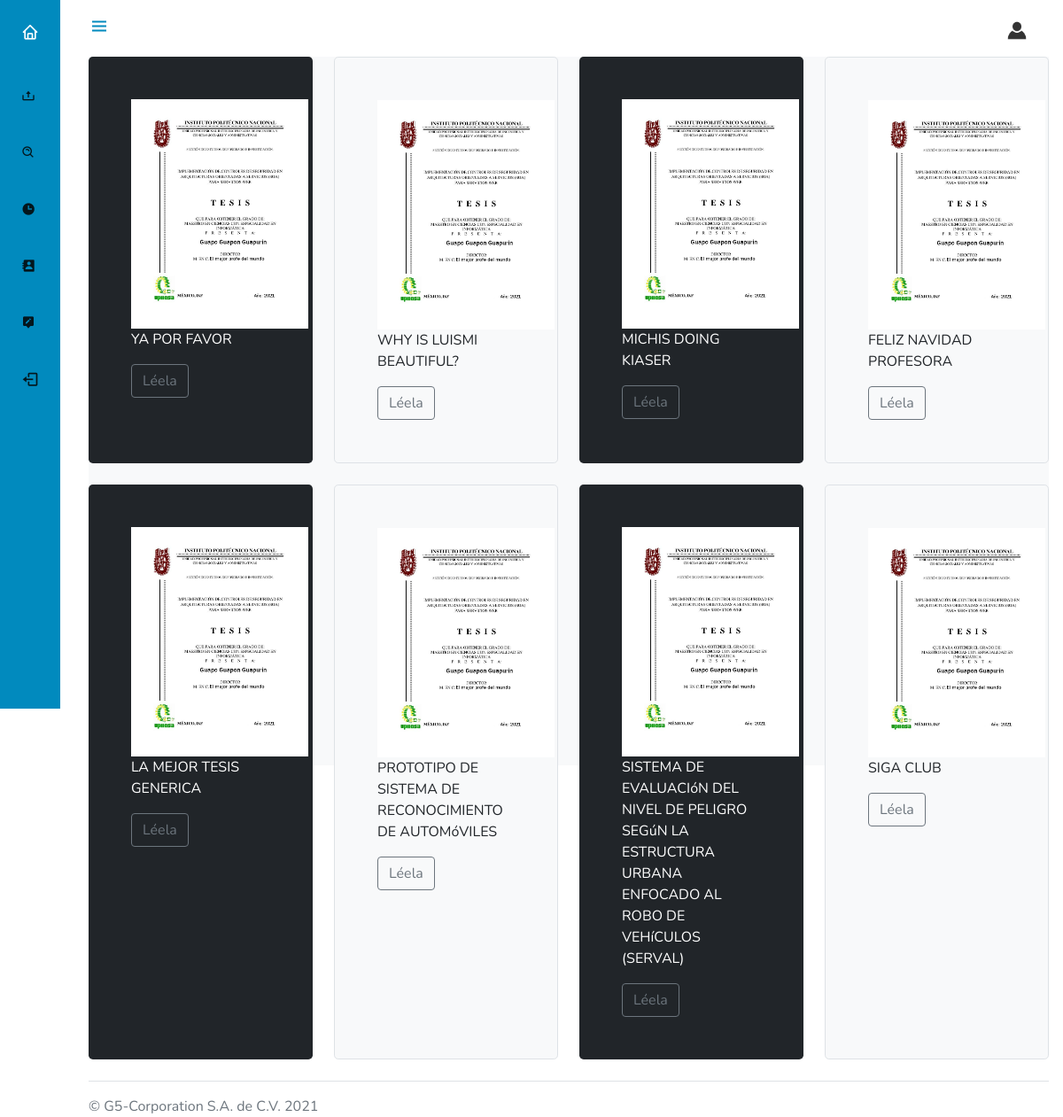
Screenshot of /sesion/recientes.php (signed in) with the database file from the repository.
### tables this page shows
CREATE TABLE `tesis` (
  `id` int(100) NOT NULL,
  `nombre` varchar(200) NOT NULL,
  `escuela` varchar(100) NOT NULL,
  `anio` int(5) NOT NULL,
  `fecha` date NOT NULL,
  `boleta1` int(11) NOT NULL,
  `boleta2` int(11) NOT NULL,
  `boleta3` int(11) NOT NULL,
  `boleta4` int(11) NOT NULL,
  `profe1` varchar(30) NOT NULL,
  `profe2` varchar(30) NOT NULL,
  `cita` varchar(400) NOT NULL,
  `clasificacion` varchar(20) NOT NULL,
  `estado` varchar(20) NOT NULL,
  `link` varchar(400) NOT NULL
);

### sesion/recientes.php (the view, shortened to what this page needs)
<?php
    if(isset($_SESSION["email"]))
    {
        $email = $_SESSION["email"];
        include("../con_db.php");
        $consulta = "SELECT * FROM persona WHERE email = '$email'";
        $resul = mysqli_query($conex, $consulta);
        $filas = mysqli_fetch_row($resul);
        $rol = $filas[3];
    }
    else
    {
        header("location:./../login.php");
    }
    $consulta = "SELECT * FROM tesis";
    $resul = mysqli_query($conex, $consulta);
    $filas = mysqli_fetch_all($resul, MYSQLI_ASSOC);
    $cantidad = mysqli_num_rows($resul);
?>
<!doctype html>
<html>
    <head>
        <link href='https://cdn.jsdelivr.net/npm/bootstrap@5.0.0-beta1/dist/css/bootstrap.min.css' rel='stylesheet'>
        <link href='https://cdn.jsdelivr.net/npm/boxicons@latest/css/boxicons.min.css' rel='stylesheet'>
        <link href='../css/side.css' rel='stylesheet'>
    </head>
    <body oncontextmenu='return false' class='snippet-body'>
    <body id="body-pd">
    <header class="header" id="header">
        <div class="header_toggle"> <i class='bx bx-menu' id="header-toggle"></i> </div>
        <div class="header_img"> <img src="../assets/img/user.jpg" alt=""> </div>
    </header>
    <div class="l-navbar" id="nav-bar">
        <nav class="nav">
            <div> <a href="./index.php" class="nav_logo"> <i class='bx bx-home nav_logo-icon'></i> <span class="nav_logo-name">Inicio</span> </a>
                <div class="nav_list">
                    <a href="./subirtesis.php" class="nav_link"> <i class='bx bx-upload'></i> <span class="nav_name">Sube Tesis</span> </a>
                    <a href="./buscador.php" class="nav_link"> <i class='bx bx-search-alt'></i> <span class="nav_name">Buscar Tesis</span> </a>
                    <a href="./recientes.php" class="nav_link"> <i class='bx bxs-time'></i> <span class="nav_name">Ultimas Tesis</span> </a>
                    <?php
                    if($rol == "Alumno")
                      echo '<a href="alumno.php" class="nav_link"> <i class="bx bxs-contact"></i> <span class="nav_name">Mi Perfil</span> </a>';
                    else
                      echo '<a href="ProfesorTesis.php" class="nav_link"> <i class="bx bxs-contact"></i> <span class="nav_name">Mis tesis</span> </a>';
                    ?>
                    <a href="./propuestas.php" class="nav_link"> <i class='bx bxs-message-alt-edit'></i> <span class="nav_name">Propuestas</span> </a>
            </div> <a href="./cerrarSesion.php?nombreSesion=email" class="nav_link"> <i class='bx bx-log-out nav_icon'></i> <span class="nav_name">Cerrar sesión</span> </a>
        </nav>
    </div>
    <div class="height-100 bg-light">
        <div class="row align-items-md-stretch">
            <div class="col-md-3">
                <div class="h-100 p-5 text-white bg-dark rounded-3">
                <img src="../assets/img/tesislogo.jpg" width="200" class="img-rounded">
                <p>
                    <?php
                        echo $filas[$cantidad-1]["nombre"];
                    ?>
                </p>
                <?php
                    echo "<a href='".$filas[$cantidad-1]["link"]."' class='btn btn-outline-secondary' type='button'>Léela</a>";
                ?>
                </div>
            </div>
            <div class="col-md-3">
                <div class="h-100 p-5 bg-light border rounded-3">
                <img src="../assets/img/tesislogo.jpg" width="200" class="img-rounded">
                <p>
                    <?php
                        echo $filas[$cantidad-2]["nombre"];
                    ?>
                </p>
                <?php
                    echo "<a href='".$filas[$cantidad-2]["link"]."' class='btn btn-outline-secondary' type='button'>Léela</a>";
                ?>
                </div>
            </div>
            <div class="col-md-3">
                <div class="h-100 p-5 text-white bg-dark rounded-3">
                <img src="../assets/img/tesislogo.jpg" width="200" class="img-rounded">
                <p>
                    <?php
                        echo $filas[$cantidad-3]["nombre"];
                    ?>
                </p>
                <?php
                    echo "<a href='".$filas[$cantidad-3]["link"]."' class='btn btn-outline-secondary' type='button'>Léela</a>";
                ?>
                </div>
            </div>
            <div class="col-md-3">
                <div class="h-100 p-5 bg-light border rounded-3">
                <img src="../assets/img/tesislogo.jpg" width="200" class="img-rounded">
                <p>
                    <?php
                        echo $filas[$cantidad-4]["nombre"];
                    ?>
                </p>
                <?php
                    echo "<a href='".$filas[$cantidad-4]["link"]."' class='btn btn-outline-secondary' type='button'>Léela</a>";
                ?>
                </div>
            </div>
        </div>
        <br>
        <div class="row align-items-md-stretch">
            <div class="col-md-3">
                <div class="h-100 p-5 text-white bg-dark rounded-3">
                <img src="../assets/img/tesislogo.jpg" width="200" class="img-rounded">
                <p>
                    <?php
                        echo $filas[$cantidad-5]["nombre"];
                    ?>
                </p>
                <?php
                    echo "<a href='".$filas[$cantidad-5]["link"]."' class='btn btn-outline-secondary' type='button'>Léela</a>";
                ?>
                </div>
            </div>
            <div class="col-md-3">
                <div class="h-100 p-5 bg-light border rounded-3">
                <img src="../assets/img/tesislogo.jpg" width="200" class="img-rounded">
                <p>
                    <?php
                        echo $filas[$cantidad-6]["nombre"];
                    ?>
                </p>
                <?php
                    echo "<a href='".$filas[$cantidad-6]["link"]."' class='btn btn-outline-secondary' type='button'>Léela</a>";
                ?>
                </div>
            </div>
            <div class="col-md-3">
                <div class="h-100 p-5 text-white bg-dark rounded-3">
                <img src="../assets/img/tesislogo.jpg" width="200" class="img-rounded">
                <p>
                    <?php
                        echo $filas[$cantidad-7]["nombre"];
                    ?>
                </p>
                <?php
                    echo "<a href='".$filas[$cantidad-7]["link"]."' class='btn btn-outline-secondary' type='button'>Léela</a>";
                ?>
                </div>
            </div>
            <div class="col-md-3">
                <div class="h-100 p-5 bg-light border rounded-3">
                <img src="../assets/img/tesislogo.jpg" width="200" class="img-rounded">
                <p>
                    <?php
                        echo $filas[$cantidad-8]["nombre"];
                    ?>
                </p>
                <?php
                    echo "<a href='".$filas[$cantidad-8]["link"]."' class='btn btn-outline-secondary' type='button'>Léela</a>";
                ?>
                </div>
            </div>
        </div>
        <footer class="pt-3 mt-4 text-muted border-top">
            &copy; G5-Corporation S.A. de C.V. <?php echo date("Y"); ?>
        </footer>
        </div>
    </body>
</html>

### css/side.css (style rules this page uses)
:root { --header-height: 3rem; --nav-width: 68px; --first-color: #018abe; --first-color-light: #04161d; --white-color: #ffffff; --body-font: 'Nunito', sans-serif; --normal-font-size: 1rem; --z-fixed: 100 }
body { position: relative; margin: var(--header-height) 0 0 0; padding: 0 1rem; font-family: var(--body-font); font-size: var(--normal-font-size); transition: .5s }
a { text-decoration: none }
.header { width: 100%; height: var(--header-height); position: fixed; top: 0; left: 0; display: flex; align-items: center; justify-content: space-between; padding: 0 1rem; background-color: var(--white-color); z-index: var(--z-fixed); transition: .5s }
.header_toggle { color: var(--first-color); font-size: 1.5rem; cursor: pointer }
.header_img { width: 35px; height: 35px; display: flex; justify-content: center; border-radius: 50%; overflow: hidden }
.header_img img { width: 40px }
.l-navbar { position: fixed; top: 0; left: -30%; width: var(--nav-width); height: 100vh; background-color: var(--first-color); padding: .5rem 1rem 0 0; transition: .5s; z-index: var(--z-fixed) }
.nav { height: 100%; display: flex; flex-direction: column; justify-content: space-between; overflow: hidden }
.nav_logo, .nav_link { display: grid; grid-template-columns: max-content max-content; align-items: center; column-gap: 1rem; padding: .5rem 0 .5rem 1.5rem }
.nav_logo { margin-bottom: 2rem }
.nav_logo-icon { font-size: 1.25rem; color: var(--white-color) }
.nav_link { position: relative; color: var(--first-color-light); margin-bottom: 1.5rem; transition: .3s }
.nav_icon { font-size: 1.25rem }
.height-100 { height: 100vh }
@media screen and (min-width: 768px) { body { margin: calc(var(--header-height) + 1rem) 0 0 0; padding-left: calc(var(--nav-width) + 2rem) } }
@media screen and (min-width: 768px) { .header { height: calc(var(--header-height) + 1rem); padding: 0 2rem 0 calc(var(--nav-width) + 2rem) } }
@media screen and (min-width: 768px) { .header_img { width: 40px; height: 40px } }
@media screen and (min-width: 768px) { .header_img img { width: 45px } }
@media screen and (min-width: 768px) { .l-navbar { left: 0; padding: 1rem 1rem 0 0 } }

### rows the page displays
tesis: nombre "YA POR FAVOR"
tesis: nombre "WHY IS LUISMI BEAUTIFUL?"
tesis: nombre "MICHIS DOING KIASER"
tesis: nombre "FELIZ NAVIDAD PROFESORA"
tesis: nombre "LA MEJOR TESIS GENERICA"
tesis: nombre "PROTOTIPO DE SISTEMA DE RECONOCIMIENTO DE AUTOMóVILES"
tesis: nombre "SISTEMA DE EVALUACIóN DEL NIVEL DE PELIGRO SEGúN LA ESTRUCTURA URBANA ENFOCADO AL ROBO DE VEHíCULOS (SERVAL)"
tesis: nombre "SIGA CLUB"
